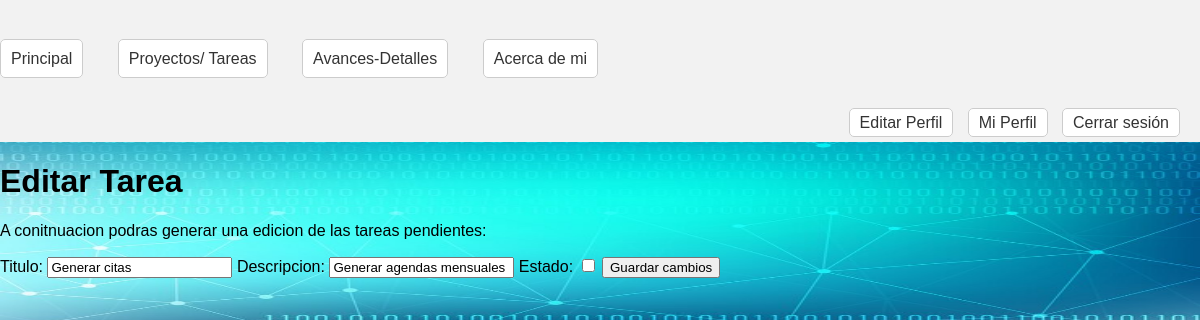
Page /editartarea/15/ (signed in) on the earlier database version.
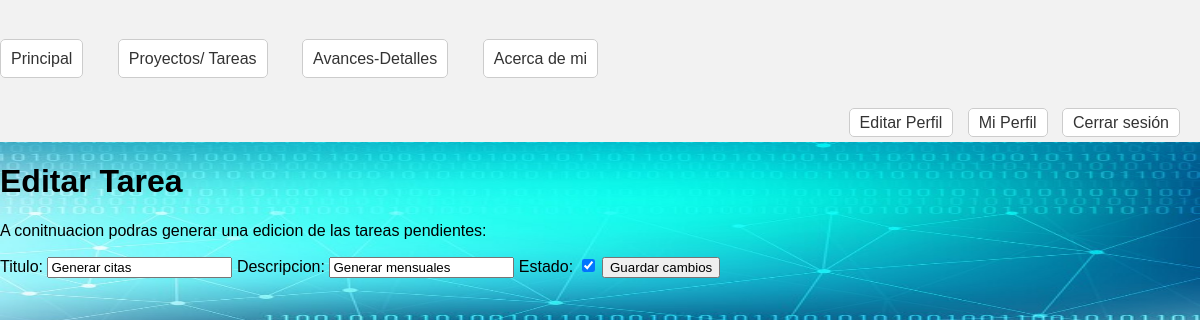
Same page on the later database version.
### app1/models.py (models this page shows, shortened)
class Tareas(models.Model):
    titulo=models.CharField(max_length=100)
    descripcion=models.TextField()
    asociado=models.ForeignKey(Proyectos,on_delete=models.CASCADE)
    estado= models.BooleanField(default=False)

### app1/views.py (the view)
# urls.py: path('editartarea/<int:id>/', editar_tareas, name='editartarea'),
@login_required
def editar_tareas(request,id):
    print("Entré en la vista")
    tarea = Tareas.objects.get(id=id)
    if request.method == 'POST':
        print("Es un POST")
        formulario = Editartarea(request.POST)
        if formulario.is_valid():
            print("El formulario es válido")
            datos = formulario.cleaned_data
            tarea.titulo = datos['titulo']
            tarea.descripcion = datos['descripcion']
            tarea.estado=datos['estado']
            tarea.save()
            print("Guardé el proyecto")
            return render(request, 'tareaeditada.html')
        else:
            print("El formulario no es válido")
    else:
        print("No es un POST")
        formulario = Editartarea(initial={'titulo': tarea.titulo, 'descripcion': tarea.descripcion,'estado':tarea.estado})
    print("Antes de renderizar")
    return render(request, 'editartarea.html', {'tarea': tarea, 'formulario': formulario})

### app1/forms.py
class Editartarea(forms.Form):
    titulo=forms.CharField()
    descripcion=forms.CharField()
    estado=forms.BooleanField()

### app1/templates/editartarea.html (shortened to what this page needs)
{% extends 'herencia.html' %}
{% load static %}
{% block dinamico %}
<h1>Editar Tarea</h1>
<p>A conitnuacion podras generar una edicion de las tareas pendientes:</p>
<form action="{% url 'editartarea' id=tarea.id %}" method="post">
    {{ formulario.as_table }}
    <input type="submit" value="Guardar cambios">
</form>
{% endblock %}

Differences in the rows shown:
changed Tareas "Generar citas": descripcion "Generar agendas mensuales" → "Generar mensuales"; estado "☐" → "☑"
